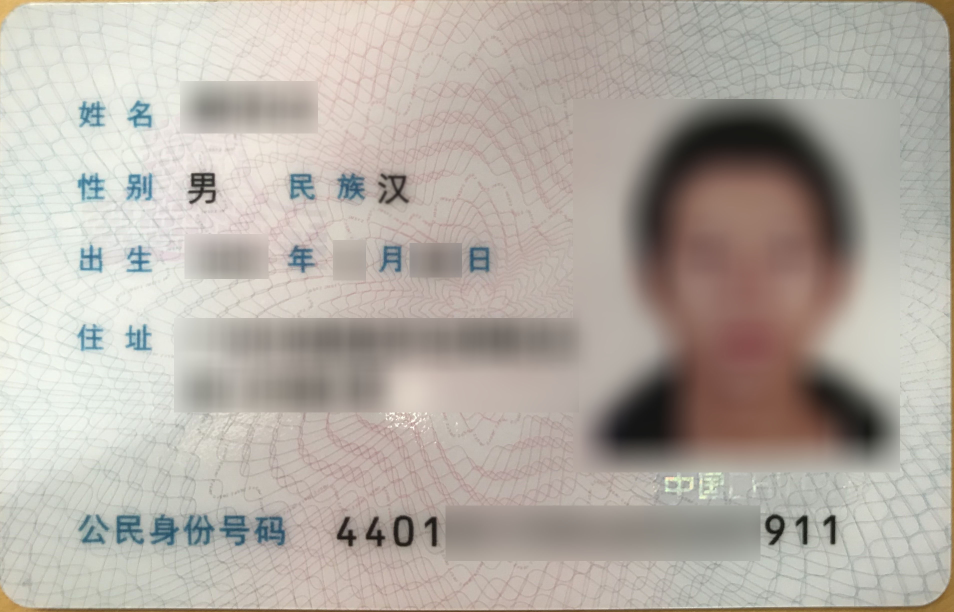
#> input picture idcard_mask.jpg, 3816 x 2448 px (shown at 1/4 size)
$ python -i findidcard.py   (imports and definitions only)
#> lines starting #> are read from the running program, lines starting #| are printed output that depends on the picture
# -*- coding: utf-8 -*-
import numpy as np
import cv2, time
import idcardocr
from matplotlib import pyplot as plt

class findidcard:
    def __init__(self):
        pass

    #img1为身份证模板, img2为需要识别的图像
    def find(self, img2_name):
#> called with img2_name = 'idcard_mask.jpg'
        print(u'进入身份证模版匹配流程...')
        img1_name = 'idcard_mask.jpg'
        MIN_MATCH_COUNT = 10
        img1 = cv2.UMat(cv2.imread(img1_name, 0)) # queryImage in Gray
        img1 = self.img_resize(img1, 640)
        # self.showimg(img1)
        #img1 = idocr.hist_equal(img1)
        img2 = cv2.UMat(cv2.imread(img2_name, 0))  # trainImage in Gray
        # print(img2.get().shape)
        img2 = self.img_resize(img2, 1920)
        #img2 = idocr.hist_equal(img2)
        img_org = cv2.UMat(cv2.imread(img2_name))
        img_org = self.img_resize(img_org, 1920)
        #  Initiate SIFT detector
        t1 = round(time.time() * 1000)

        sift = cv2.xfeatures2d.SIFT_create()
        # find the keypoints and descriptors with SIFT
        kp1, des1 = sift.detectAndCompute(img1,None)
#> kp1 = 591 keypoints; strongest (x, y, size): (136, 123, 12.6), (557, 348, 4.9), (559, 362, 2.7), (434, 282, 36.7)
        kp2, des2 = sift.detectAndCompute(img2,None)
#> kp2 = 1422 keypoints; strongest (x, y, size): (408, 370, 37.4), (1673, 1047, 15.4), (1617, 1047, 14.2), (1676, 1088, 8.5)

        FLANN_INDEX_KDTREE = 0
        index_params = dict(algorithm = FLANN_INDEX_KDTREE, trees = 5)
        search_params = dict(checks = 10)

        flann = cv2.FlannBasedMatcher(index_params, search_params)
        matches = flann.knnMatch(des1,des2,k=2)
#> matches = 591 matches

        # store all the good matches as per Lowe's ratio test.
        #两个最佳匹配之间距离需要大于ratio 0.7,距离过于相似可能是噪声点
        good = []
        for m,n in matches:
            if m.distance < 0.7*n.distance:
                good.append(m)
#> after the loop, good = 401 matches
        #reshape为(x,y)数组
        if len(good)>MIN_MATCH_COUNT:
            src_pts = np.float32([ kp1[m.queryIdx].pt for m in good ]).reshape(-1,1,2)
#> src_pts = 401 rows, first 8: [14.57, 404.4], [52.01, 221.9], [52.38, 170.9], [53.2, 127.4], [54, 354], [54.35, 223.7], [54.74, 179.5], [54.74, 179.5]
            dst_pts = np.float32([ kp2[m.trainIdx].pt for m in good ]).reshape(-1,1,2)
#> dst_pts = 401 rows, first 8: [45.14, 1214.7], [156.5, 667.1], [157.7, 514.3], [160.5, 382.2], [162.9, 1062.9], [163.5, 672.1], [165.2, 539.8], [165.2, 539.8]
            #用HomoGraphy计算图像与图像之间映射关系, M为转换矩阵
            M, mask = cv2.findHomography(src_pts, dst_pts, cv2.RANSAC,5.0)
#> M = [[3, -0.000115, 0.548], [-2.18e-05, 3, 0.572], [6.56e-08, -1.41e-07, 1]]; mask = 401 values, max 1 at index 0, min 0 at index 39, mean 0.968
            matchesMask = mask.ravel().tolist()
#> matchesMask has the same summary as mask
            #使用转换矩阵M计算出img1在img2的对应形状
            h,w = cv2.UMat.get(img1).shape
#> h = 410; w = 640
            M_r=np.linalg.inv(M)
#> M_r = [[0.333, 1.27e-05, -0.183], [2.42e-06, 0.333, -0.191], [-2.19e-08, 4.68e-08, 1]]
            im_r = cv2.warpPerspective(img_org, M_r, (w,h))
            # self.showimg(im_r)

            # 2019.12.28追加
            # 保存整张身份证图片
            path_name = './saved'
            head_name = '%s/%d.jpg' % (path_name, 1)
            cv2.imwrite(head_name, im_r)

            # 打开保存的图片，抠出头像重新保存
            im = cv2.imread(head_name, 1)
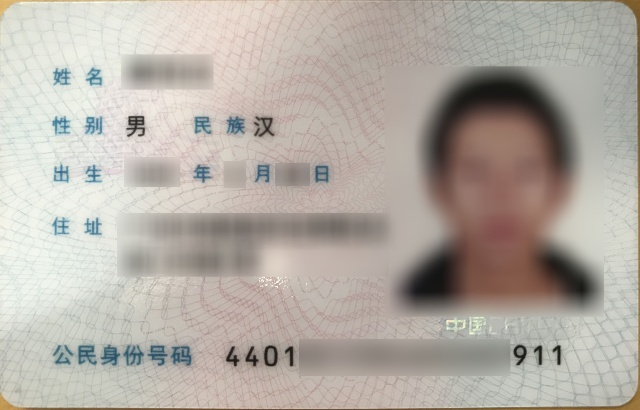
#> im: shape (410, 640, 3); mean B, G, R 164.9, 172.8, 179.8
            crop = im[80:280, 410:590]
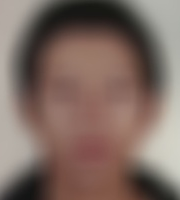
#> crop: shape (200, 180, 3); mean B, G, R 98.1, 106.4, 126.2
            # cv2.imshow("image",im)
            # cv2.waitKey(0)

            path_name1 = './head'
            head_name1 = '%s/%d.jpg' % (path_name1, 1)
            cv2.imwrite(head_name1, crop)
        else:
            print("Not enough matches are found - %d/%d" % (len(good),MIN_MATCH_COUNT))
            matchesMask = None

        # [6 lines of commented-out code are left out]
        t2 = round(time.time() * 1000)
        print(u'查找身份证耗时:%s' % (t2 - t1))
        return im_r


    def showimg(self, img):
        cv2.namedWindow("contours", 0);
        #cv2.resizeWindow("contours", 1600, 1200);
        cv2.imshow("contours", img)
        cv2.waitKey()

    def img_resize(self, imggray, dwidth):
        # print 'dwidth:%s' % dwidth
        crop = imggray
        size = crop.get().shape
        height = size[0]
        width = size[1]
        height = height * dwidth / width
        crop = cv2.resize(src=crop, dsize=(dwidth, int(height)), interpolation=cv2.INTER_CUBIC)
        return crop

# [3 lines not run here, left out]
    #idfind.showimg(result)

>>> result = findidcard().find('idcard_mask.jpg')
